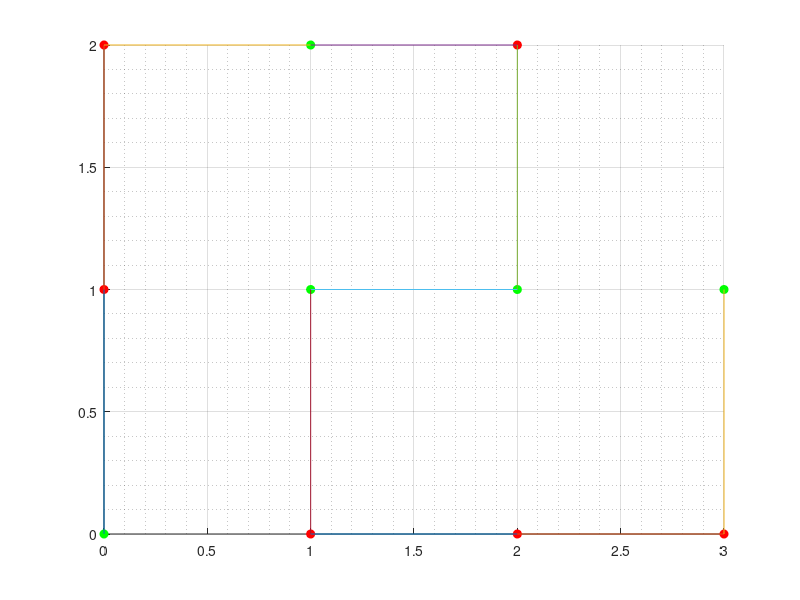

The MATLAB source for this figure:
clear all
figure;
hold on;
grid on 
grid minor
hold on
 %____________________________________________plot the sequance
 %1=blue and 0=red
 x=[0 0 1;0 1 0;0 2 0;1 2 1;2 2 0;2 1 1;1 1 1;1 0 0;2 0 0;3 0 0;3 1 1];
 hold on;
 plot(x(1,1),x(1,2),'og','markerfacecolor','g')
 hold on
 plot(x(2,1),x(2,2),'or','markerfacecolor','r')
 plot([x(1,1) x(2,1)],[x(1,2) x(2,2)])
 n=11;
 for i=3:n
     fprintf('%c\n',(i))
     if x(i,3)==1;
         plot(x(i,1),x(i,2),'og','markerfacecolor','g')
     end
     if x(i,3)==0;
        plot(x(i,1),x(i,2),'or','markerfacecolor','r') 
     end
     plot([x(i,1) x(i-1,1)],[x(i,2) x(i-1,2)])
 end
 %%%%%%%%%%%%%%%%%%%%%%%%%%%%%%%%%%%%%%%%%%%
 b=zeros(n,1);
 if(( x(1,1)==0) && (x(1,2)==0))
 b(2,1)='X';   
 end
 for i=3:n
     if x(i,1)==x(i-1,1) && x(i,2)==x(i-1,2)+1
         b(i,1)='X';
     end
     if x(i,1)==x(i-1,1) && x(i,2)==x(i-1,2)-1
         b(i,1)='Y';
     end    
     if x(i,1)==x(i-1,1)+1 && x(i,2)==x(i-1,2)
         b(i,1)='M';
     end    
     if x(i,1)==x(i-1,1)-1 && x(i,2)==x(i-1,2)
         b(i,1)='N';
     end    
 end
 r_adja=zeros(n-1,3);
 l_adja=zeros(n-1,3);
 up_adja=zeros(n-1,3);
 down_adja=zeros(n-1,3);
 hh=[0 0 1;1 0 0;2 0 0; 3 0 0;0 1 0;1 1 1;2 1 1; 3 1 1; 0 2 0;1 2 1; 2 2 0;];
 r_adja(1,:)=hh(2,:);
 l_adja(1,:)=[':' ':' ':' ];
 up_adja(1,:)=hh(5,:);
 down_adja(1,:)=[':' ':' ':' ];

 for z=(2:n-1)
      fprintf('%d\n',z)
      
            if hh(z+1,1)==hh(z,1)+1 && hh(z+1,2)==hh(z,2)
                
                r_adja(z,:)=[hh(z+1,1) hh(z+1,2) hh(z+1,3)];
              
            else
                r_adja(z,:)=[':' ':' ':' ]; 
            end
 end
      
        for z=(2:n)
          if hh(z,1)==hh(z-1,1)+1 && hh(z,2)==hh(z-1,2)
                
                l_adja(z,:)=[hh(z-1,1) hh(z-1,2) hh(z-1,3)];
            else
              l_adja(z,:)=[':' ':' ':' ]; 
          end
        end
         down_adja(1,:)=[':' ':' ':' ]; 
         down_adja(2,:)=[':' ':' ':' ]; 
         down_adja(3,:)=[':' ':' ':' ]; 
         down_adja(4,:)=[':' ':' ':' ]; 
        for z=(5:n)     
           if hh(z,1)==hh(z,1) && hh(z,2)==hh(z,2)+1
                
               down_adja=[hh(z,1) hh(z,2) hh(z+1,3)];
            else
                down_adja(z,:)=[':' ':' ':' ];  
           end
        end
                   
 
 

 
 
